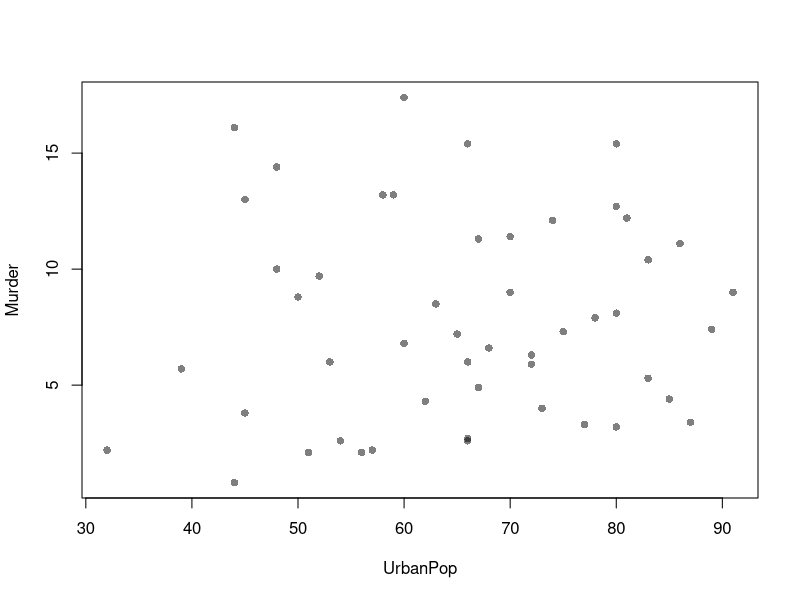
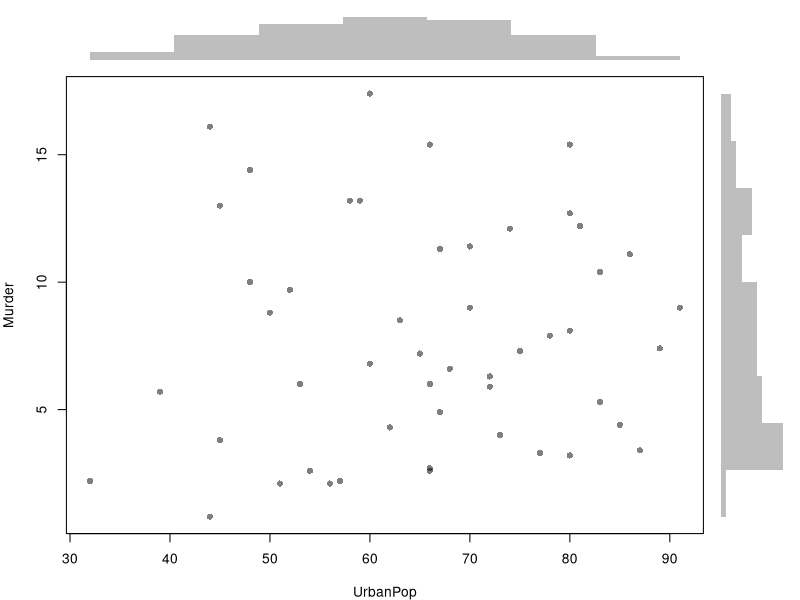
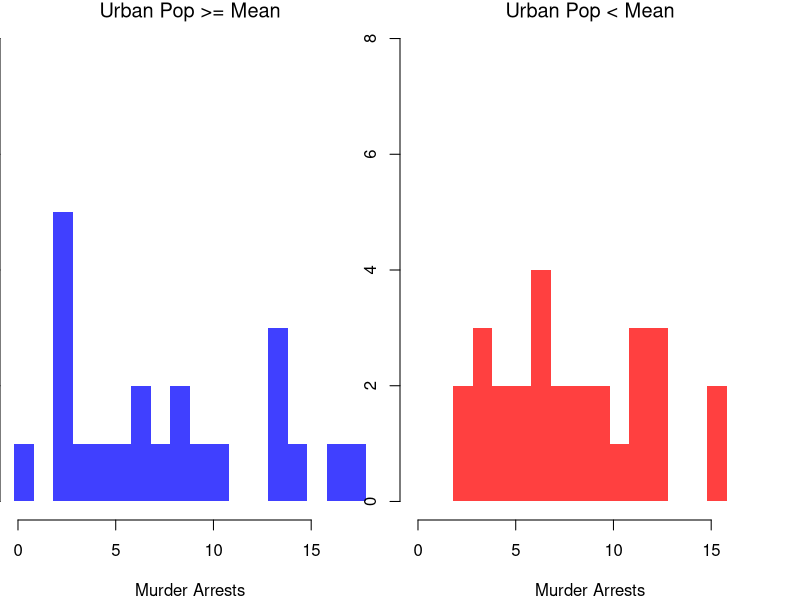
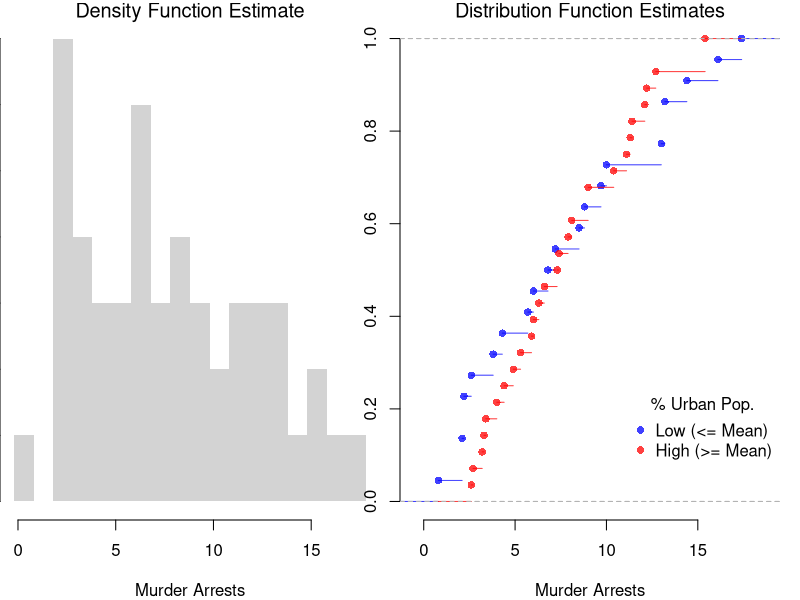
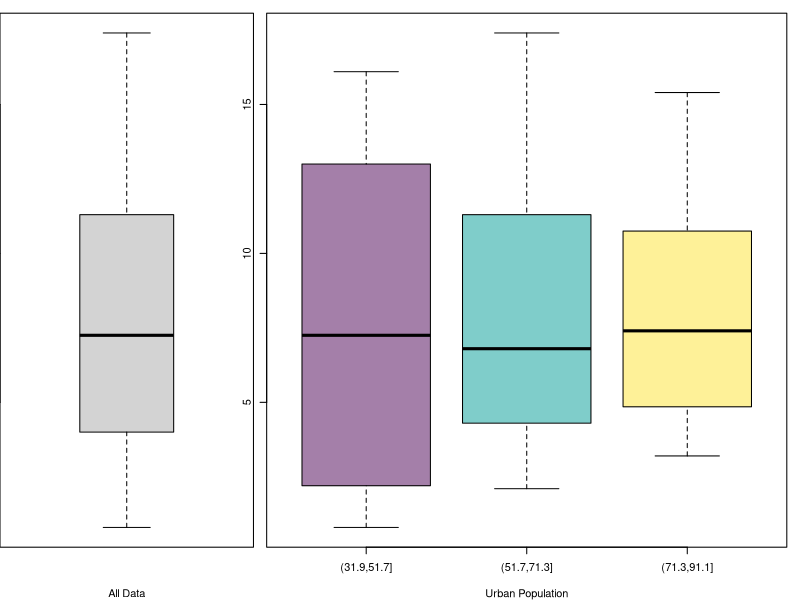
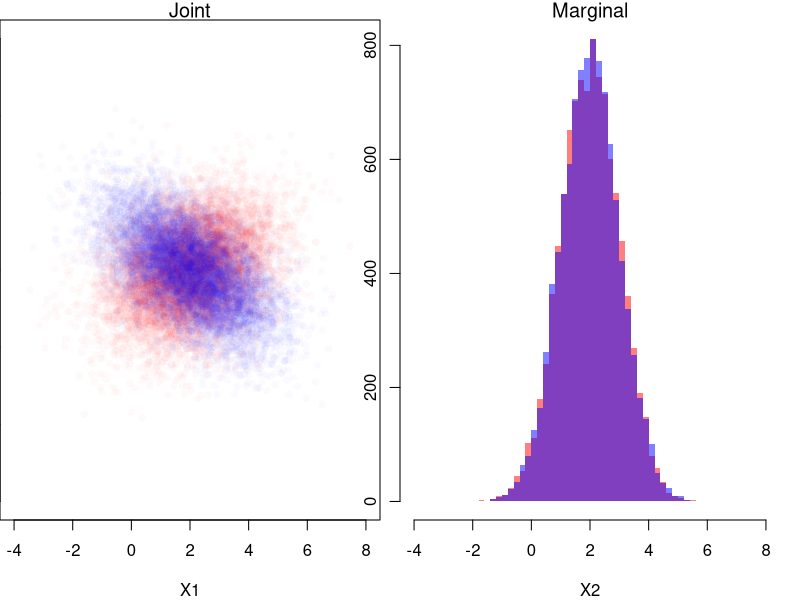

R code for these plots, in order:
## ---- chunk 1
# Bivariate Data from USArrests
xy <- USArrests[,c('Murder','UrbanPop')]
xy[1,]
## ---- chunk 2
plot(Murder~UrbanPop, USArrests, pch=16, col=grey(0.,.5))
## ---- chunk 3
# Setup Plot
layout( matrix(c(2,0,1,3), ncol=2, byrow=TRUE),
    widths=c(9/10,1/10), heights=c(1/10,9/10))

# Scatterplot
par(mar=c(4,4,1,1))
plot(Murder~UrbanPop, USArrests, pch=16, col=rgb(0,0,0,.5))

# Add Marginals
par(mar=c(0,4,1,1))
xhist <- hist(USArrests[,'UrbanPop'], plot=FALSE)
barplot(xhist[['counts']], axes=FALSE, space=0, border=NA)

par(mar=c(4,0,1,1))
yhist <- hist(USArrests[,'Murder'], plot=FALSE)
barplot(yhist[['counts']], axes=FALSE, space=0, horiz=TRUE, border=NA)
## ---- chunk 4
# Tailored Histogram 
ylim <- c(0,8)
xbks <-  seq(min(USArrests[,'Murder'])-1, max(USArrests[,'Murder'])+1, by=1)

# Also show more information
# Split Data by Urban Population above/below mean
pop_mean <- mean(USArrests[,'UrbanPop'])
pop_cut <- USArrests[,'UrbanPop']< pop_mean
murder_lowpop <- USArrests[pop_cut,'Murder']
murder_highpop <- USArrests[!pop_cut,'Murder']
cols <- c(low=rgb(0,0,1,.75), high=rgb(1,0,0,.75))

par(mfrow=c(1,2))
hist(murder_lowpop,
    breaks=xbks, col=cols[1],
    main='Urban Pop >= Mean', font.main=1,
    xlab='Murder Arrests',
    border=NA, ylim=ylim)

hist(murder_highpop,
    breaks=xbks, col=cols[2],
    main='Urban Pop < Mean', font.main=1,
    xlab='Murder Arrests',
    border=NA, ylim=ylim)
## ---- chunk 5
par(mfrow=c(1,2))
# Full Sample Density
hist(USArrests[,'Murder'], 
    main='Density Function Estimate', font.main=1,
    xlab='Murder Arrests',
    breaks=xbks, freq=F, border=NA)

# Split Sample Distribution Comparison
F_lowpop <- ecdf(murder_lowpop)
plot(F_lowpop, col=cols[1],
    pch=16, xlab='Murder Arrests',
    main='Distribution Function Estimates',
    font.main=1, bty='n')
F_highpop <- ecdf(murder_highpop)
plot(F_highpop, add=T, col=cols[2], pch=16)

legend('bottomright', col=cols,
    pch=16, bty='n', inset=c(0,.1),
    title='% Urban Pop.',
    legend=c('Low (<= Mean)','High (>= Mean)'))
## ---- chunk 6
# Simple Interactive Scatter Plot
# plot(Assault~UrbanPop, USArrests, col=grey(0,.5), pch=16,
#    cex=USArrests[,'Murder']/diff(range(USArrests[,'Murder']))*2,
#    main='US Murder arrests (per 100,000)')
## ---- chunk 7
layout( t(c(1,2,2)))
boxplot(USArrests[,'Murder'], main='',
    xlab='All Data', ylab='Murder Arrests')

# K Groups with even spacing
K <- 3
USArrests[,'UrbanPop_Kcut'] <- cut(USArrests[,'UrbanPop'],K)
Kcols <- hcl.colors(K,alpha=.5)
boxplot(Murder~UrbanPop_Kcut, USArrests,
    main='', col=Kcols,
    xlab='Urban Population', ylab='')

# 4 Groups with equal numbers of observations
#Qcuts <- c(
#    '0%'=min(USArrests[,'UrbanPop'])-10*.Machine[['double.eps']],
#    quantile(USArrests[,'UrbanPop'], probs=c(.25,.5,.75,1)))
#USArrests[,'UrbanPop']_cut <- cut(USArrests[,'UrbanPop'], Qcuts)
#boxplot(Murder~UrbanPop_cut, USArrests, col=hcl.colors(4,alpha=.5))
## ---- chunk 8
# Create a 2x2 matrix for the joint distribution.
# Rows correspond to X1 (coin 1), and columns correspond to X2 (coin 2).
P_fair <- matrix(1/4, nrow = 2, ncol = 2)
rownames(P_fair) <- c("X1=0", "X1=1")
colnames(P_fair) <- c("X2=0", "X2=1")
P_fair

# Compute the marginal distributions.
# Marginal for X1: sum across columns.
P_X1 <- rowSums(P_fair)
P_X1
# Marginal for X2: sum across rows.
P_X2 <- colSums(P_fair)
P_X2

# Compute the conditional probabilities Prob(X2 | X1).
cond_X2_given_X1 <- matrix(0, nrow = 2, ncol = 2)
for (j in c(1,2)) {
  cond_X2_given_X1[, j] <- P_fair[, j] / P_X1[j]
}
rownames(cond_X2_given_X1) <- c("X2=0", "X2=1")
colnames(cond_X2_given_X1) <- c("given X1=0", "given X1=1")
cond_X2_given_X1
## ---- chunk 9
# Create the joint distribution matrix for the unfair coin case.
P_unfair <- matrix(c(0.5, 0, 0, 0.5), nrow = 2, ncol = 2, byrow = TRUE)
rownames(P_unfair) <- c("X1=0", "X1=1")
colnames(P_unfair) <- c("X2=0", "X2=1")
P_unfair

# Compute the marginal distribution for X2 in the unfair case.
P_X2_unfair <- colSums(P_unfair)
P_X1_unfair <- rowSums(P_unfair)

# Compute the conditional probabilities Prob(X1 | X2) for the unfair coin.
cond_X2_given_X1_unfair <- matrix(NA, nrow = 2, ncol = 2)
for (j in c(1,2)) {
  if (P_X1_unfair[j] > 0) {
    cond_X2_given_X1_unfair[, j] <- P_unfair[, j] / P_X1_unfair[j]
  }
}
rownames(cond_X2_given_X1_unfair) <- c("X2=0", "X2=1")
colnames(cond_X2_given_X1_unfair) <- c("given X1=0", "given X1=1")
cond_X2_given_X1_unfair
## ---- chunk 10
# Simulate Bivariate Data
N <- 10000
Mu <- c(2,2) ## Means

Sigma1 <- matrix(c(2,-.8,-.8,1),2,2) ## CoVariance Matrix
MVdat1 <- mvtnorm::rmvnorm(N, Mu, Sigma1)

Sigma2 <- matrix(c(2,.4,.4,1),2,2) ## CoVariance Matrix
MVdat2 <- mvtnorm::rmvnorm(N, Mu, Sigma2)

par(mfrow=c(1,2))
## Different diagonals
plot(MVdat2, col=rgb(1,0,0,0.02), pch=16,
    main='Joint', font.main=1,
    ylim=c(-4,8), xlim=c(-4,8), xlab='X1', ylab='X2')
points(MVdat1,col=rgb(0,0,1,0.02),pch=16)
## Same marginal distributions
xbks <- seq(-4,8,by=.2)
hist(MVdat2[,2], col=rgb(1,0,0,0.5),
    breaks=xbks, border=NA, xlab='X2',
    main='Marginal', font.main=1)
hist(MVdat1[,2], col=rgb(0,0,1,0.5),
    add=T, breaks=xbks, border=NA)
## ---- chunk 11
# Verify Bayes' theorem for the unfair coin case:
# Compute Prob(X1=1 | X2=1) using the formula:
#   Prob(X1=1 | X2=1) = [Prob(X2=1 | X1=1) * Prob(X1=1)] / Prob(X2=1)

P_X1_1 <- 0.5
P_X2_1_given_X1_1 <- 1  # Since coin 2 copies coin 1.
P_X2_1 <- P_X2_unfair["X2=1"]

bayes_result <- (P_X2_1_given_X1_1 * P_X1_1) / P_X2_1
bayes_result
